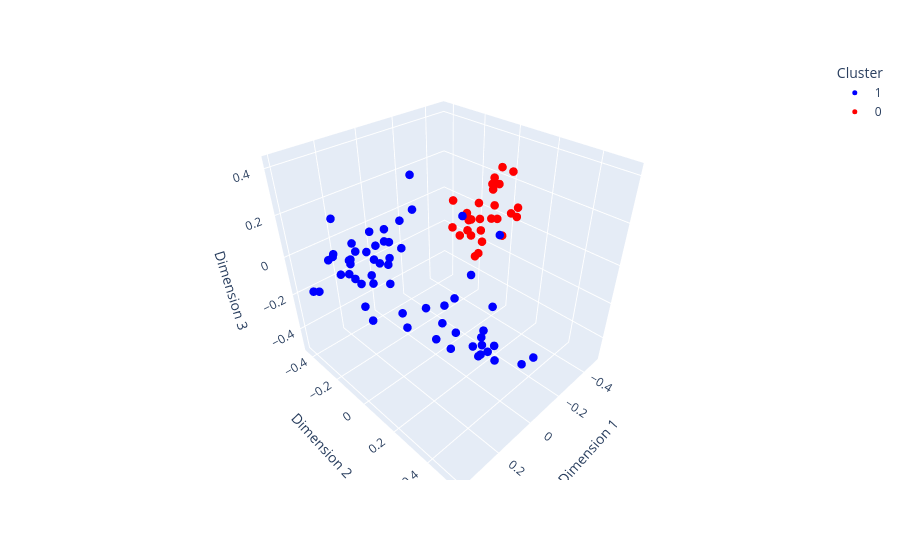

Notebook code for this chart:
### Code cell
import numpy as np
import plotly.express as px
from sklearn.decomposition import PCA
from sklearn.cluster import KMeans
import nbformat

# 1. get embeddings
response = client.embeddings.create(
    model="text-embedding-3-small",
    input=chunks
)
embeddings = np.array([item.embedding for item in response.data])

# 2. cluster in original high-dim space
kmeans = KMeans(n_clusters=2, random_state=42, n_init=10)
cluster_labels = kmeans.fit_predict(embeddings)

# 3. reduce to 3D for plotting
xyz = PCA(n_components=3).fit_transform(embeddings)

# 4. plot, colored by cluster, rotatable
labels = [f"#{i}: {c[:50]}" for i, c in enumerate(chunks)]
fig = px.scatter_3d(
    x=xyz[:, 0], y=xyz[:, 1], z=xyz[:, 2],
    color=cluster_labels.astype(str),
    color_discrete_map={'0': 'red', '1': 'blue'},
    hover_name=labels,
    labels={'x': 'Dimension 1', 'y': 'Dimension 2', 'z': 'Dimension 3', 'color': 'Cluster'}
)
fig.update_traces(marker=dict(size=5))
fig.show()

# 5. describe each cluster using an LLM
for cluster_id in [0, 1]:
    cluster_chunks = [c for c, l in zip(chunks, cluster_labels) if l == cluster_id]
    sample_text = "\n---\n".join(cluster_chunks[:10])

    resp = client.chat.completions.create(
        model="gpt-4o-mini",
        messages=[{
            "role": "user",
            "content": f"These text chunks belong to the same cluster. In 1-2 sentences, describe the common theme:\n\n{sample_text}"
        }]
    )
    color = "RED" if cluster_id == 0 else "BLUE"
    print(f"{color} cluster (n={len(cluster_chunks)}): {resp.choices[0].message.content}\n")

### Figure 1 — Plotly figure (JSON) as saved in the notebook; plotly's stock layout.template omitted (floating-point values rounded to 4 significant figures)
{"data": [{"hovertemplate": "<b>%{hovertext}</b><br><br>Cluster=1<br>Dimension 1=%{x}<br>Dimension 2=%{y}<br>Dimension 3=%{z}<extra></extra>", "hovertext": ["#0: The Best Work of Our Lives\nCULTURE MEMO\nAt Netflix", "#1:  have high performers at Netflix — people who are\n", "#2: ll of what’s next — even when it’s uncomfortable.\n", "#3: are and the way we empower people at every level.\n", "#4: t for everyone, so please read on.\nTHE DREAM TEAM\n", "#5: e dysfunctional, as anyone who’s watched Ozark or\n", "#6: s better together. These are the values we value:\n", "#7:  give feedback; you are open about what’s working\n", "#8: nge the status quo, in the pursuit of excellence.\n", "#9:  changing circumstances; you make tough decisions\n", "#10: is, in turn, enables us to practice extraordinary\n", "#11: hem directly. This is especially true when you’re\n", "#12:  seniority, tenure or unconditional loyalty. It’s\n", "#13: ong developers of talent. And to ensure they have\n", "#14: hild and his dad saying, “That’s a keeper, Reed!”\n", "#15: t pay off. On the Dream Team, you need people who\n", "#16: kes everyone more successful.\nPEOPLE OVER PROCESS\n", "#17: ood decision-making muscles at every level of the\n", "#18: ions. It takes an unusually responsible person to\n", "#19:  when someone is about to make a decision that is\n", "#20: all on the right way ahead. Then different teams,\n", "#21: en to people at every level. We call this farming\n", "#22: neer, and vice versa when it comes to our product\n", "#23: and what didn’t — so everyone can learn how to do\n", "#24: a minimum and ensure any process is good (simple,\n", "#25: ity and making it harder for businesses to adapt.\n", "#26: op and grow. In entertainment and technology, our\n", "#27:  a billion\n2 people globally — something no other\n", "#28: Many people will be happier at companies that are\n", "#29: f stories and people on screen. This diversity is\n", "#30: ram for a wide variety of audiences, cultures and\n", "#31: servative — that means our audience is over 500M.\n", "#32: ed our first DVD in 1998. But we're nowhere close\n", "#33:  our culture, not preserve it. Every new employee\n", "#34: e, shows us the way:\nIf you want to build a ship,\n", "#35: For Netflix, a big part of our focus on excellence", "#36: and make decisions that are right for your family.", "#37:  in an individual's life is welcoming a new child.", "#38: s to determine what's best for them and Netflix.\n\n", "#39: ou—including when your mind and body need a break.", "#40: on, fertility, surrogacy, and/or adoption options.", "#41: rious programs to support you and your dependents.", "#42: onthly allowance to purchase benefits on your own.", "#43:  it is and is not defined by set bands and grades.", "#44: ismantle pay disparities across gender and race.\n\n", "#45: ted and you keep them even if you leave Netflix.\n\n", "#46: unteer time through our Employee Giving Program.\n\n", "#47: t.” We do not have a set travel policy at Netflix.", "#48: ideshare car on your way to and from the office.\n\n", "#49: multi-faceted and that there is a lot to consider.", "#73: he members we serve, we employ people in multiple\n", "#74: ca. We also have a number of employees engaged in\n", "#75: lix Culture Memo”, which was updated in 2024. Our\n", "#76: and memos, which we often share broadly, inviting\n", "#77:  to choose the form of their compensation between\n", "#78: m underrepresented groups are not being underpaid\n", "#79: enefit programs based on region, including health\n", "#80: ing and a company match\nfor charitable donations.\n"], "legendgroup": "1", "marker": {"color": "blue", "size": 5, "symbol": "circle"}, "mode": "markers", "name": "1", "scene": "scene", "showlegend": true, "type": "scatter3d", "x": [0.3148, 0.3961, 0.2767, 0.2616, 0.309, 0.321, 0.3429, 0.1983, 0.3217, 0.2576, 0.2112, 0.3385, 0.222, 0.2246, 0.2306, 0.3898, 0.3524, 0.221, 0.2307, 0.2432, 0.242, 0.1503, 0.1608, 0.1487, 0.2261, 0.1443, 0.1022, 0.06163, 0.2403, 0.1217, -0.04198, 0.08772, 0.2552, 0.2241, 0.2229, 0.3618, 0.1718, 0.1658, 0.2159, 0.1409, 0.06387, -0.006969, -0.006614, -0.1318, 0.01262, 0.1817, 0.1461, 0.2142, 0.1076, 0.2429, -0.06344, -0.02911, 0.0774, 0.118, -0.05241, -0.09617, -0.1335, -0.05949], "y": [0.0597, -0.001737, -0.0108, 0.04787, -0.07559, -0.06448, -0.09519, -0.4332, -0.1186, -0.404, -0.4351, -0.3811, -0.1626, -0.1315, -0.1162, -0.3317, -0.05257, -0.3789, -0.2916, -0.07749, -0.3887, -0.2618, -0.1077, -0.09846, -0.008555, -0.2331, -0.006658, -0.05051, 0.09267, -0.05729, 0.3056, 0.2427, -0.1825, -0.2517, -0.02938, 0.2505, 0.4315, 0.4185, 0.4237, 0.3866, 0.531, 0.5325, 0.09377, -0.07419, 0.3575, 0.436, 0.4011, 0.2701, 0.4032, 0.2156, 0.05994, 0.1846, -0.2114, -0.08232, -0.05161, 0.038, 0.2502, 0.2792], "z": [0.1717, 0.1784, 0.1967, 0.1631, -0.1078, 0.01839, 0.1235, 0.1082, 0.1061, -0.06486, -0.06927, -0.1827, -0.288, -0.0244, -0.05504, -0.1273, 0.06475, -0.1487, -0.09666, 0.08804, -0.04724, -0.005412, 0.1768, 0.1161, -0.001835, 0.1053, 0.4196, 0.2471, 0.2165, 0.2194, 0.2409, 0.3449, 0.0821, 0.07557, 0.183, 0.01953, -0.0001507, -0.1287, -0.05091, -0.1771, -0.1706, -0.1854, -0.4399, -0.3562, -0.2304, -0.05946, -0.06862, -0.03999, -0.1656, 0.01609, -0.1982, 0.009395, -0.08267, -0.2602, -0.5075, -0.4354, -0.4933, -0.1163]}, {"hovertemplate": "<b>%{hovertext}</b><br><br>Cluster=0<br>Dimension 1=%{x}<br>Dimension 2=%{y}<br>Dimension 3=%{z}<extra></extra>", "hovertext": ["#50: PART I\nForward-Looking Statements\nThis Annual Repo", "#51: t income, expenses, and profitability; liquidity,\n", "#52: price volatility; impact of foreign exchange rate\n", "#53:  (“AI”); accounting treatment for changes related\n", "#54:  original programming, consumer products and live\n", "#55: ; our company culture; expectations regarding the\n", "#56:  detailed discussion of these and other risks and\n", "#57: -looking statements included in this document are\n", "#58: ainment services offering TV series, films, games\n", "#59: t. We strive to continuously improve our members'\n", "#60:  that they will find enjoyable.\nBUSINESS SEGMENTS\n", "#61: ancial statements for further detail.\nCOMPETITION\n", "#62: s (including those that provide pirated content),\n", "#63: eir moments of free time. We also compete against\n", "#64: ve for consumers to choose us in their moments of\n", "#65: erings.\n1\nTable of Contents\nINTELLECTUAL PROPERTY\n", "#66: aws and confidentiality agreements to protect our\n", "#67: of third parties in creating some of our content,\n", "#68: ements thereof, such as the public performance of\n", "#69: in any intellectual property disputes.\nREGULATION\n", "#70: ices like ours. In particular, we are seeing some\n", "#71: certain countries, regulators are also looking at\n", "#72: e content offerings we may provide.\nHUMAN CAPITAL\n", "#81: ise to be regarded as part of, this Annual Report\n", "#82:  15(d) of the Securities Exchange Act of 1934, as\n", "#83: ur investors using our investor relations website\n", "#84: mation we post on social media and blogs could be\n"], "legendgroup": "0", "marker": {"color": "red", "size": 5, "symbol": "circle"}, "mode": "markers", "name": "0", "scene": "scene", "showlegend": true, "type": "scatter3d", "x": [-0.4659, -0.3676, -0.4756, -0.4281, -0.3027, -0.2472, -0.441, -0.2898, -0.1983, -0.2358, -0.3349, -0.3909, -0.3242, -0.2231, -0.2148, -0.3928, -0.4099, -0.3893, -0.485, -0.3893, -0.3057, -0.3629, -0.1778, -0.4517, -0.4732, -0.3831, -0.4904], "y": [-0.2199, -0.09909, -0.1615, -0.02232, -0.07027, -0.1359, -0.2742, 0.1905, 0.2296, -0.02495, 0.03376, 0.07829, 0.07236, 0.1132, -0.1005, -0.1828, -0.1234, 0.009305, -0.1102, -0.01981, 0.1809, -0.004264, 0.02226, -0.1515, -0.1486, 0.04821, -0.1834], "z": [-0.076, -0.1946, -0.1193, 0.0217, -0.03512, 0.004048, -0.1825, 0.1709, 0.2384, 0.09099, 0.1481, 0.3019, 0.3407, 0.2906, 0.1667, 0.003262, 0.07317, 0.222, 0.1499, 0.2428, 0.2038, 0.0563, 0.08405, -0.2404, -0.1792, -0.01962, -0.06806]}], "layout": {"legend": {"title": {"text": "Cluster"}, "tracegroupgap": 0}, "margin": {"t": 60}, "scene": {"domain": {"x": [0, 1], "y": [0, 1]}, "xaxis": {"title": {"text": "Dimension 1"}}, "yaxis": {"title": {"text": "Dimension 2"}}, "zaxis": {"title": {"text": "Dimension 3"}}}}}
